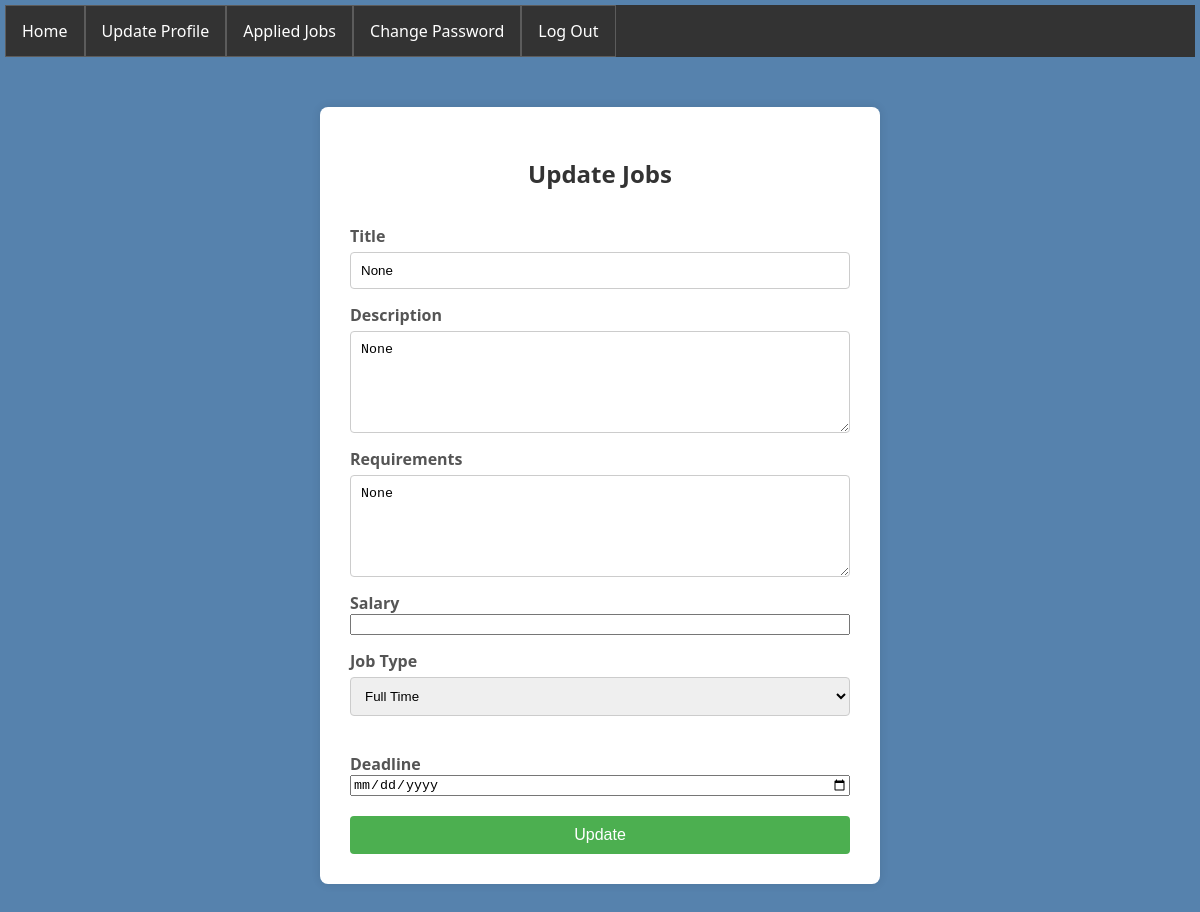
/employer/updatejob/8 (signed in), run on the app's committed database.
### employer_app/models.py (models this page shows)
class jobModel(models.Model):
    employer = models.ForeignKey(employerProfileModel, on_delete = models.CASCADE, null = True)
    title = models.CharField(max_length = 100, null = True)
    description = models.TextField(null = True)
    requirements = models.TextField(null = True)
    salary = models.IntegerField(null = True)
    TYPE = [
        ('FullTime','Full Time'),
        ('Remote','Remote'),
        ('Internship','Internship')
    ]
    jobType = models.CharField(choices = TYPE, max_length = 100, null = True)
    deadline = models.DateField(null = True)
    postedDate = models.DateTimeField(auto_now_add = True, null = True)

### employer_app/views.py (the view, shortened to what this page needs)
# urls.py: path('updatejob/<int:id>',updatejob,name='updatejob'),
@login_required(login_url='logIn')
def updatejob(req,id):
    data=jobModel.objects.get(id=id)
    context={
        'data':data
    }
    return render(req,"updatejob.html", context)

### employer_app/templates/updatejob.html (shortened to what this page needs)
{% extends "master.html" %}
{% block body %}
{% load static %}
<div class="container">
    <h2>Update Jobs</h2>
    <form method="POST">
        <label for="title">Title</label>
        <input type="text" id="title" name="title" maxlength="100" value="{{data.title}}">
        <label for="description">Description</label>
        <textarea id="description" name="description">{{data.description}}</textarea>
        <label for="requirements">Requirements</label>
        <textarea id="requirements" name="requirements">{{data.requirements}}</textarea>
        <label for="salary">Salary</label>
        <input type="number" id="salary" name="salary" value="{{data.salary}}">
        <label for="jobType">Job Type</label>
        <select id="jobType" name="jobType">
            <option value="FullTime" {% if data.jobType == "FullTime" %}selected{% endif %}>Full Time</option>
        </select><br>
        <label for="deadline">Deadline</label>
        <input type="date" id="deadline" name="deadline" value="{{data.deadline|date:'Y-m-d'}}">
        <button type="submit">Update</button>
    </form>
</div>
{% endblock body %}

### users_auth_app/templates/master.html (style rules this page uses)
body { font-family: 'Segoe UI', sans-serif; background-color: #f5f7fa; margin: 0; padding: 0; background: #5682ad; margin: 5px; }

### employer_app/templates/updatejob.html (style rules this page uses)
.container { width: 500px; margin: 50px auto; background-color: #fff; border-radius: 8px; box-shadow: 0 0 10px rgba(0,0,0,0.1); padding: 30px; }
h2 { text-align: center; color: #333; }
form { display: flex; flex-direction: column; }
label { margin-top: 15px; font-weight: bold; color: #555; }
input[type="text"], textarea, select { padding: 10px; border: 1px solid #ccc; border-radius: 4px; margin-top: 5px; }
textarea { resize: vertical; min-height: 80px; }
button { margin-top: 20px; padding: 10px; background-color: #4caf50; color: white; border: none; border-radius: 4px; cursor: pointer; font-size: 16px; }

### data on the page
jobModel: title "None", description "None", requirements "None"
